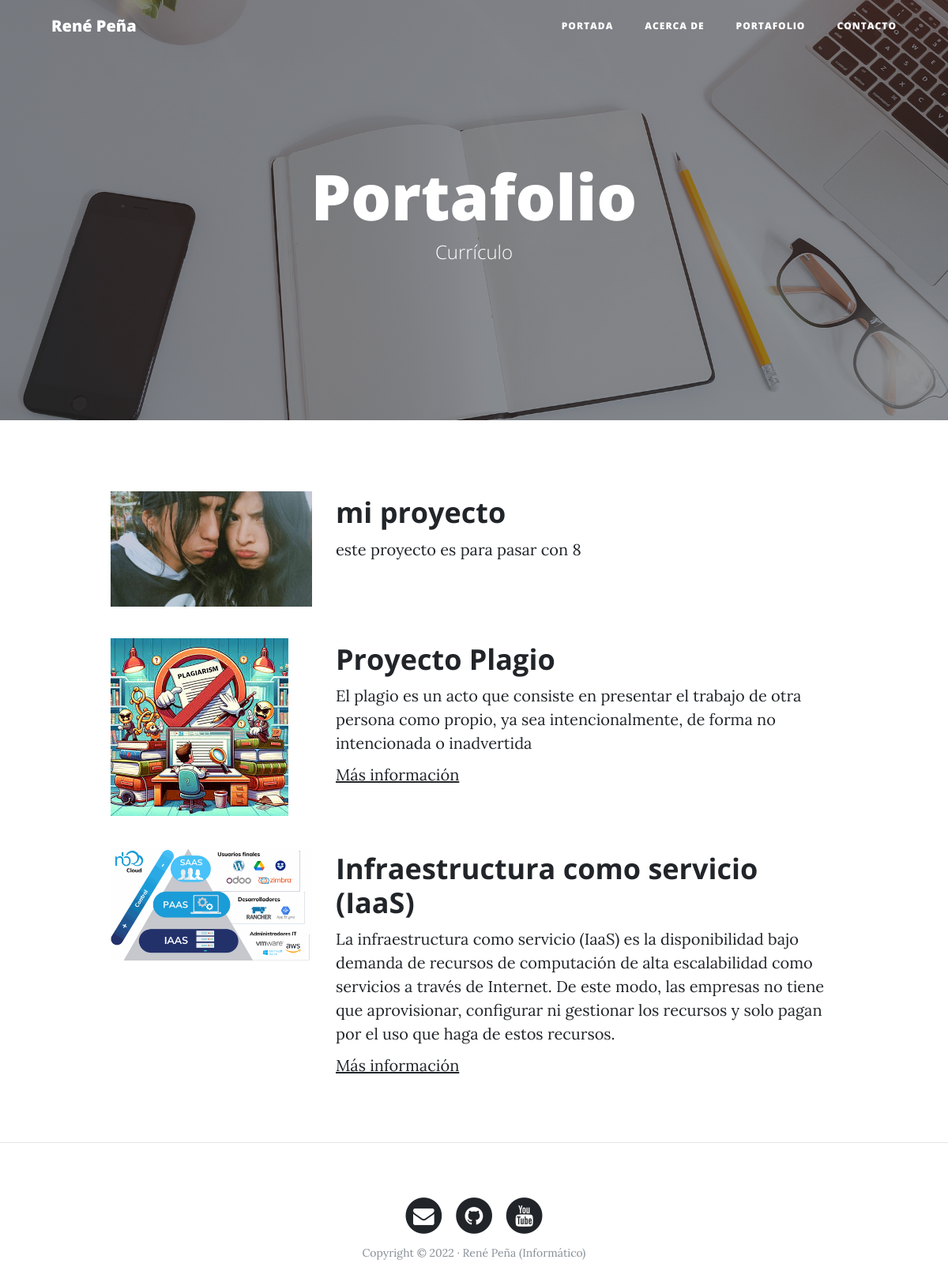
The page /portfolio/ on the database its author committed.
### portfolio/models.py (models this page shows, shortened)
class Project(models.Model):
    title = models.CharField(max_length=200, verbose_name="Título")
    description = models.TextField(verbose_name="Descripción")
    image = models.ImageField(verbose_name="Imagen", upload_to="projects")
    link = models.URLField(verbose_name="Dirección Web", null=True, blank=True)
    created = models.DateTimeField(auto_now_add=True, verbose_name="Fecha de creación")
    updated = models.DateTimeField(auto_now=True, verbose_name="Fecha de edición")
    class Meta:
        verbose_name = "proyecto"
        verbose_name_plural = "proyectos"
        ordering = ["-created"]

### portfolio/views.py (the view)
# urls.py: path('portfolio/', portfolio_views.portfolio, name="portfolio"),
def portfolio(request):
    projects = Project.objects.all()
    return render(request, "portfolio/portfolio.html", {'projects': projects})

### portfolio/templates/portfolio/portfolio.html (shortened to what this page needs)
{% extends 'core/base.html' %}
{% block background %}{% load static %}{% static 'core/img/portfolio-bg.jpg' %}{% endblock %}
{% block headers %}
<h1>Portafolio</h1>
<span class="subheading">Currículo</span>
{% endblock %}
{% block content %}
    {% for project in projects %}
        <div class="row project">
            <div class="col-lg-3 col-md-4 offset-lg-1">
                <img class="img-fluid" src="{{project.image.url}}" alt="">
            </div>
            <div class="col-lg-7 col-md-8">
                <h2 class="section-heading title">{{project.title}}</h2>
                <p>{{project.description}}</p>
                {% if project.link %}
                    <p><a href="{{project.link}}">Más información</a></p>
                {% endif %}
            </div>
        </div>
    {% endfor %}
{% endblock %}

### core/templates/core/base.html (shortened to what this page needs)
<!DOCTYPE html>
<html lang="es">
  <head>
    {% load static %}
    <link href="{% static 'core/vendor/bootstrap/css/bootstrap.min.css' %}" rel="stylesheet">
    <link href="{% static 'core/vendor/font-awesome/css/font-awesome.min.css' %}" rel="stylesheet" type="text/css">
    <link href="{% static 'core/css/clean-blog.min.css' %}" rel="stylesheet">
  </head>
  <body>
    <nav class="navbar navbar-expand-lg navbar-light fixed-top" id="mainNav">
      <div class="container">
        <a class="navbar-brand" href="{% url 'home' %}">René Peña</a>
        <div class="collapse navbar-collapse" id="navbarResponsive">
          <ul class="navbar-nav ml-auto">
            <li class="nav-item">
              <a class="nav-link" href="{% url 'home' %}">Portada</a>
            </li>
            <li class="nav-item">
              <a class="nav-link" href="{% url 'about' %}">Acerca de</a>
            </li>
            <li class="nav-item">
              <a class="nav-link" href="{% url 'portfolio' %}">Portafolio</a>
            </li>
            <li class="nav-item">
              <a class="nav-link" href="{% url 'contact' %}">Contacto</a>
            </li>
          </ul>
        </div>
      </div>
    </nav>
    <header class="masthead" style="background-image: url('{% block background %}{% endblock %}')">
      <div class="overlay"></div>
      <div class="container">
        <div class="row">
          <div class="col-lg-8 col-md-10 mx-auto">
            <div class="site-heading">
              {% block headers %}{% endblock %}
            </div>
          </div>
        </div>
      </div>
    </header>
    <div class="container">
      {% block content %}{% endblock %}
    </div>
    {% if request.path != "/" %}<hr>{% endif %}
    <footer>
      <div class="container">
        <div class="row">
          <div class="col-lg-8 col-md-10 mx-auto">
            <ul class="list-inline text-center">
              <li class="list-inline-item">
                <a href="#">
                  <span class="fa-stack fa-lg">
                    <i class="fa fa-circle fa-stack-2x"></i>
                    <i class="fa fa-envelope fa-stack-1x fa-inverse"></i>
                  </span>
                </a>
              </li>
              <li class="list-inline-item">
                <a href="#">
                  <span class="fa-stack fa-lg">
                    <i class="fa fa-circle fa-stack-2x"></i>
                    <i class="fa fa-github fa-stack-1x fa-inverse"></i>
                  </span>
                </a>
              </li>
              <li class="list-inline-item">
                <a href="#">
                  <span class="fa-stack fa-lg">
                    <i class="fa fa-circle fa-stack-2x"></i>
                    <i class="fa fa-youtube fa-stack-1x fa-inverse"></i>
                  </span>
                </a>
              </li>
            </ul>
            <p class="copyright text-muted">Copyright &copy; 2022 · René Peña (Informático) </p>
          </div>
        </div>
      </div>
    </footer>
  </body>
</html>

### rows shown on the page
Project: image (picture), title "mi proyecto", description "este proyecto es para pasar con 8"
Project: image (picture), title "Proyecto Plagio", description "El plagio es un acto que consiste en presentar el trabajo de otra persona como propio, ya sea intencionalmente, de forma no intencionada o inadvertida"
Project: image (picture), title "Infraestructura como servicio (IaaS)", description "La infraestructura como servicio (IaaS) es la disponibilidad bajo demanda de recursos de computación de alta escalabilidad como servicios a través de Internet. De este modo, las empresas no tiene que aprovisionar, configurar ni gestionar los recursos y solo pagan por el uso que haga de estos recursos."
